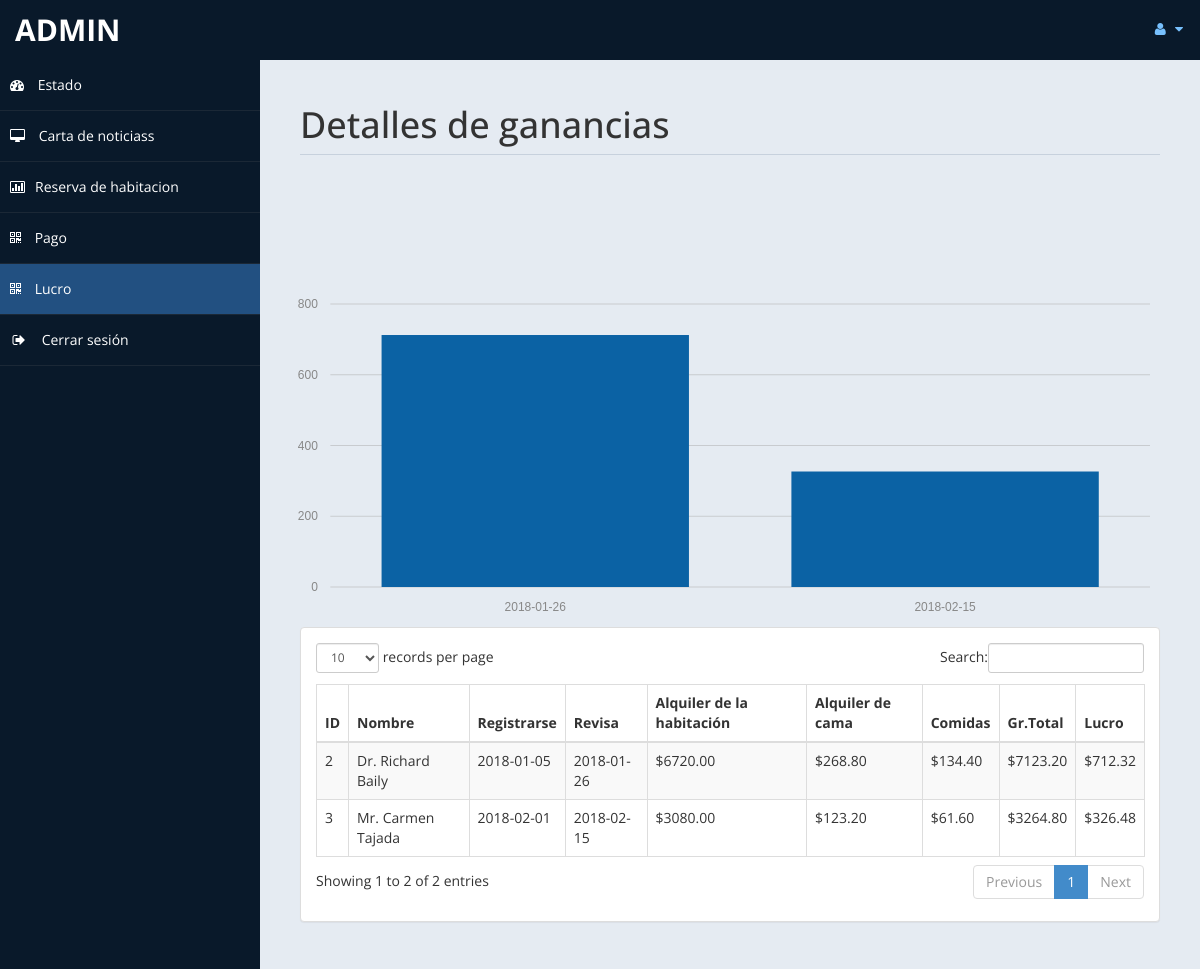
The app's page /admin/profit.php (signed in) with its own data.
### tables this page shows
CREATE TABLE `payment` (
  `id` int(11) DEFAULT NULL,
  `title` varchar(5) DEFAULT NULL,
  `fname` varchar(30) DEFAULT NULL,
  `lname` varchar(30) DEFAULT NULL,
  `troom` varchar(30) DEFAULT NULL,
  `tbed` varchar(30) DEFAULT NULL,
  `nroom` int(11) DEFAULT NULL,
  `cin` date DEFAULT NULL,
  `cout` date DEFAULT NULL,
  `ttot` double(8,2) DEFAULT NULL,
  `fintot` double(8,2) DEFAULT NULL,
  `mepr` double(8,2) DEFAULT NULL,
  `meal` varchar(30) DEFAULT NULL,
  `btot` double(8,2) DEFAULT NULL,
  `noofdays` int(11) DEFAULT NULL
);

### admin/profit.php (the view, shortened to what this page needs)
<!DOCTYPE html>
<html xmlns="http://www.w3.org/1999/xhtml">
<head>
    <link href="assets/css/bootstrap.css" rel="stylesheet" />
    <link href="assets/css/font-awesome.css" rel="stylesheet" />
	<link rel="stylesheet" href="assets/css/morris.css">
    <link href="assets/css/custom-styles.css" rel="stylesheet" />
    <link href="assets/js/dataTables/dataTables.bootstrap.css" rel="stylesheet" />
</head>
<body>
    <div id="wrapper">
        <nav class="navbar navbar-default top-navbar" role="navigation">
            <div class="navbar-header">
                <a class="navbar-brand" href="home.php"><?php echo $_SESSION["user"]; ?> </a>
            </div>
            <ul class="nav navbar-top-links navbar-right">
                <li class="dropdown">
                    <a class="dropdown-toggle" data-toggle="dropdown" href="#" aria-expanded="false">
                        <i class="fa fa-user fa-fw"></i> <i class="fa fa-caret-down"></i>
                    </a>
                </li>
            </ul>
        </nav>
        <nav class="navbar-default navbar-side" role="navigation">
            <div class="sidebar-collapse">
                <ul class="nav" id="main-menu">
                    <li>
                        <a href="home.php"><i class="fa fa-dashboard"></i> Estado</a>
                    </li>
                    <li>
                        <a  href="messages.php"><i class="fa fa-desktop"></i> Carta de noticiass</a>
                    </li>
					<li>
                        <a href="roombook.php"><i class="fa fa-bar-chart-o"></i>Reserva de habitacion</a>
                    </li>
                    <li>
                        <a  href="payment.php"><i class="fa fa-qrcode"></i> Pago</a>
                    </li>
					 <li>
                        <a class="active-menu" href="profit.php"><i class="fa fa-qrcode"></i> Lucro</a>
                    </li>
                    <li>
                        <a href="logout.php" ><i class="fa fa-sign-out fa-fw"></i> Cerrar sesión</a>
                    </li>
            </div>
        </nav>
        <div id="page-wrapper" >
            <div id="page-inner">
			 <div class="row">
                    <div class="col-md-12">
                        <h1 class="page-header">
                           Detalles de ganancias<small> </small>
                        </h1>
                    </div>
                </div>
            <div class="row">
				<?php
				include('db.php');
?>
				<br>
				<br>
				<br>
				<br><div id="chart"></div>
                <div class="col-md-12">
                    <div class="panel panel-default">
                        <div class="panel-body">
                            <div class="table-responsive">
                                <table class="table table-striped table-bordered table-hover" id="dataTables-example">
                                    <thead>
                                        <tr>
											<th>ID</th>
                                            <th>Nombre</th>
                                            <th>Registrarse</th>
											<th>Revisa</th>
                                            <th>Alquiler de la habitación</th>
											<th>Alquiler de cama</th>
											<th>Comidas </th>
											<th>Gr.Total</th>
											<th>Lucro</th>
                                        </tr>
                                    </thead>
                                    <tbody>
									<?php
										$sql="select * from payment";
										$re = mysqli_query($con,$sql);
										while($row = mysqli_fetch_array($re))
										{
											$id = $row['id'];
											if($id % 2 ==1 )
											{
												echo"<tr class='gradeC'>
													<td>".$row['id']." </td>
													<td>".$row['title']." ".$row['fname']." ".$row['lname']."</td>
													<td>".$row['cin']."</td>
													<td>".$row['cout']."</td>
													<td>$".$row['ttot']."</td>
													<td>$".$row['mepr']."</td>
													<td>$".$row['btot']."</td>
													<td>$".$row['fintot']."</td>
													<td>$".$row['fintot']*10/100 ."</td>
													</tr>";
											}
											else
											{
												echo"<tr class='gradeU'>
													<td>".$row['id']." </td>
													<td>".$row['title']." ".$row['fname']." ".$row['lname']."</td>
													<td>".$row['cin']."</td>
													<td>".$row['cout']."</td>
													<td>$".$row['ttot']."</td>
													<td>$".$row['mepr']."</td>
													<td>$".$row['btot']."</td>
													<td>$".$row['fintot']."</td>
													<td>$".$row['fintot']*10/100 ."</td>
													</tr>";
											}
										}
									?>
                                    </tbody>
                                </table>
                            </div>
                        </div>
                    </div>
                </div>
            </div>
                </div>
            </div>
    </div>
</body>
</html>

### admin/assets/css/custom-styles.css (style rules this page uses)
body { font-family: 'Open Sans', sans-serif; }
#wrapper { width: 100%; background:#09192A; }
#page-wrapper { padding: 15px 15px; min-height: 600px; background:#E5EBF2; }
#page-inner { width:100%; margin:10px 20px 10px 0px; background-color:transparent; padding:10px; min-height:1200px; }
h1, .h1, h2, .h2, h3, .h3 { margin-top: 7px; margin-bottom: -5px; }
.page-header { padding-bottom: 9px; margin: 10px 0 45px; border-bottom: 1px solid #C7D1DD; }
.top-navbar { margin:0px; }
.top-navbar .navbar-brand { color: #fff; width: 260px; text-align: left; height: 60px; font-size: 30px; font-weight: 700; text-transform: uppercase; line-height: 30px; }
.top-navbar .nav > li { position: relative; display: inline-block; }
.top-navbar .nav > li > a { position: relative; display: block; padding: 19px 15px; color: #77C0FD; }
.active-menu { background-color:#225081!important; }
.sidebar-collapse , .sidebar-collapse .nav { background:none; }
.sidebar-collapse .nav { padding:0; }
.sidebar-collapse .nav > li > a { color:#fff; background:transparent; text-shadow:none; }
.sidebar-collapse > .nav > li > a { padding:15px 10px; }
.sidebar-collapse > .nav > li { border-bottom: 1px solid rgba(107, 108, 109, 0.19); }
.navbar-side { border:none; background-color: transparent; }
.top-navbar { background:#09192A; border-bottom:none; }
.top-navbar .nav > li > a > i { margin-right: 2px; }
.navbar-default { border:0px solid black; }
.navbar-header { background: #09192A; }
.nav > li > a > i { margin-right:10px; }
@media (min-width:768px) { #page-wrapper { margin: 0 0 0 260px; padding: 15px 30px; min-height: 1200px; } }
@media (min-width:768px) { .navbar-side { z-index: 1; position: absolute; width: 260px; } }
@media (min-width:768px) { .navbar { border-radius: 0px; } }

### records on screen
payment: id "2", title "Dr.", fname "Richard", lname "Baily", cin "2018-01-05", cout "2018-01-26", ttot "6720.00", mepr "268.80", btot "134.40", fintot "7123.20", $row['fintot']*10/100 "712.32"
payment: id "3", title "Mr.", fname "Carmen", lname "Tajada", cin "2018-02-01", cout "2018-02-15", ttot "3080.00", mepr "123.20", btot "61.60", fintot "3264.80", $row['fintot']*10/100 "326.48"

### other values on screen
$_SESSION["user"] "ADMIN"
